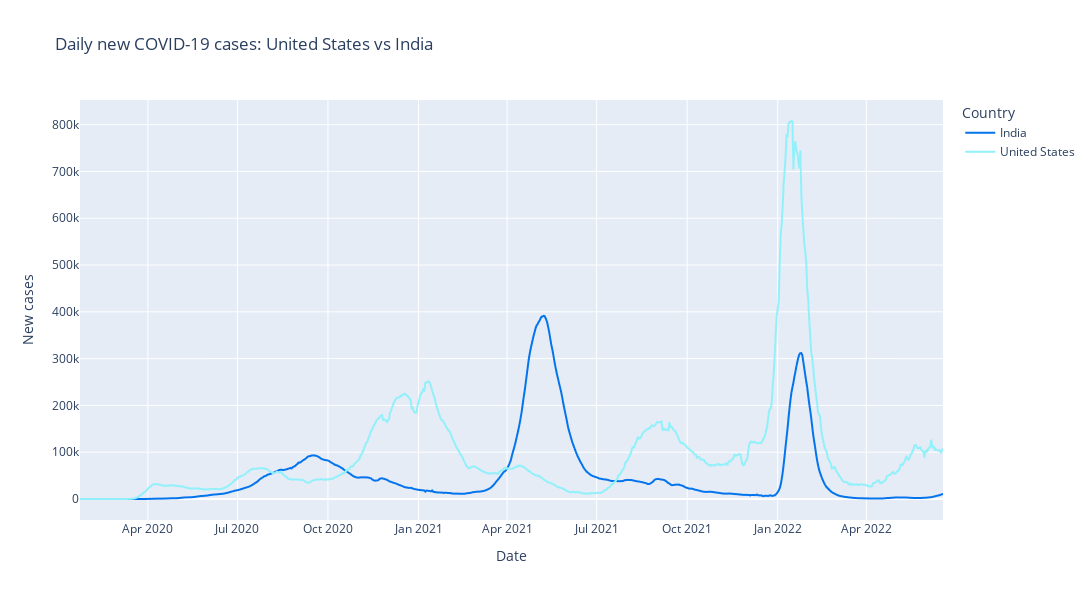

Source (notebook cell):
### Markdown cell above
## 3. Cumulative number of positive cases and deaths in a selected country

(Line chart comparing cases and deaths over time)

### Code cell
# Daily new cases

# Select countries (edit as needed)
countries = ["United States", "India"]

# Prepare data
df_two = (df.loc[df["location"].isin(countries), ["location", "date", "new_cases"]]
            .dropna(subset=["new_cases"])
            .copy())
df_two = df_two.sort_values(["location", "date"])
df_two["new_cases_smooth"] = (df_two.groupby("location")["new_cases"]
                                .transform(lambda x: x.rolling(7, min_periods=1).mean()))

# Plot
fig = px.line(
    df_two,
    x="date",
    y="new_cases_smooth",
    color="location",
    color_discrete_sequence=palette_plotly,  # project palette
    title=f"Daily new COVID-19 cases: {countries[0]} vs {countries[1]}",
    labels={
        "date": "Date",
        "new_cases_smooth": "New Cases",
        "location": "Country"
    }
)
fig.update_layout(width=1200, height=600, xaxis_title="Date", yaxis_title="New cases")
fig.show()

### Figure 1 — Plotly figure (JSON) as saved in the notebook; plotly's stock layout.template omitted (floating-point values rounded to 4 significant figures; data arrays with more than 128 entries replaced by an {"elided": "..."} marker saying what was removed)
{"data": [{"hovertemplate": "Country=India<br>Date=%{x}<br>New Cases=%{y}<extra></extra>", "legendgroup": "India", "line": {"color": "#0474ed", "dash": "solid"}, "marker": {"symbol": "circle"}, "mode": "lines", "name": "India", "showlegend": true, "type": "scattergl", "x": {"elided": "871 str values"}, "xaxis": "x", "y": {"elided": "871 float values"}, "yaxis": "y"}, {"hovertemplate": "Country=United States<br>Date=%{x}<br>New Cases=%{y}<extra></extra>", "legendgroup": "United States", "line": {"color": "#91f0fa", "dash": "solid"}, "marker": {"symbol": "circle"}, "mode": "lines", "name": "United States", "showlegend": true, "type": "scattergl", "x": {"elided": "878 str values"}, "xaxis": "x", "y": {"elided": "878 float values"}, "yaxis": "y"}], "layout": {"height": 600, "legend": {"title": {"text": "Country"}, "tracegroupgap": 0}, "title": {"text": "Daily new COVID-19 cases: United States vs India"}, "width": 1200, "xaxis": {"anchor": "y", "domain": [0, 1], "title": {"text": "Date"}}, "yaxis": {"anchor": "x", "domain": [0, 1], "title": {"text": "New cases"}}}}
